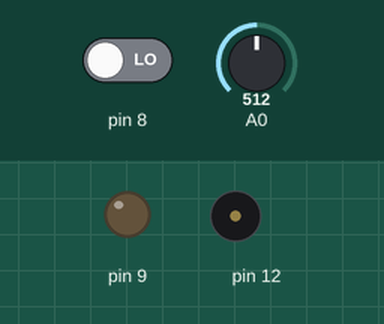
Recording of a sketch running on a simulated Arduino Uno, built with avr-gcc and run on an emulated ATmega328P. Parts: output pins drawn as LEDs (lit = HIGH), buzzer (waves = sounding). Inputs (shaded band) come from the test bench; at power-on: pin 8 LOW, A0 = 512. What the sketch prints to the serial monitor is not drawn.

Above: at 1.2 s.
1.3 s: pin 8 driven HIGH
At 1.9 s:
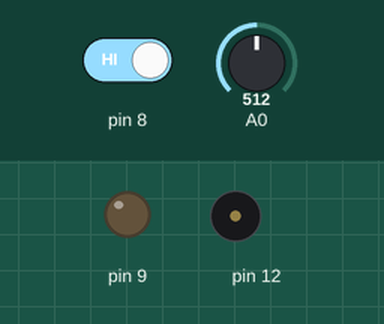
4.3 s: A0 set to 107
7.3 s: A0 set to 93
8.8 s: A0 set to 0
11.8 s: pin 8 driven LOW
At 12.5 s:
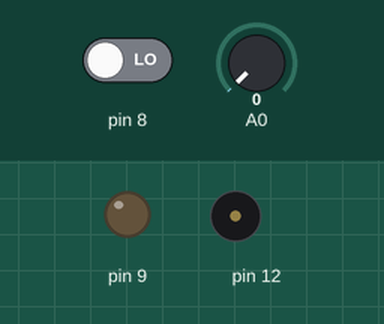
14.8 s: pin 8 driven HIGH
At 15.9 s:
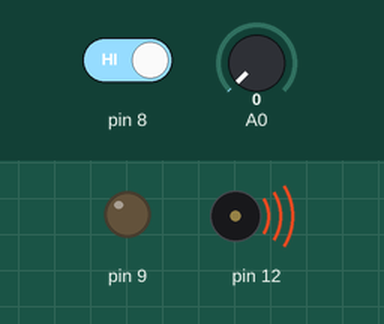
Timing chart, 0 to 65.3 s (numbered marks = the images above; inputs shaded):
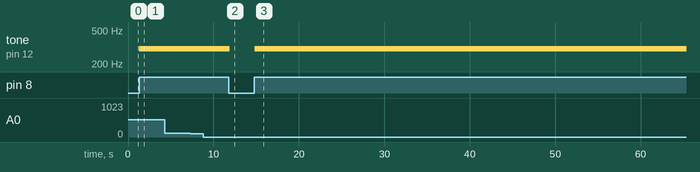

The sketch:

cool_jaiks_bojo1.ino
```cpp
void setup()
{
  Serial.begin(9600);
  pinMode(2, INPUT);
  pinMode(9, OUTPUT);
}

void loop()
{
  int motion=digitalRead(8);
  if(motion==1)
  {
    Serial.println("Motion detected");
    tone(12,300);
  }
  else
  {
    Serial.println("Nothing happpen");
    noTone(12);
  }
  double data=analogRead(A0);
  double n=data;
  Serial.print("Analog value = ");
  Serial.println(n);
  if(n==229)
  {
    tone(12,500);
  }
  else
  {
    noTone(12);
  }
}  
```

Measured:
- after the input at 1.3 s, tone on pin 12: alternates 300 Hz for 0.02 s and silent for 0.02 s, starting at once
- after the input at 11.8 s, tone on pin 12: goes on until 11.8 s, then stays silent
- after the input at 14.8 s, tone on pin 12: alternates 300 Hz for 0.02 s and silent for 0.02 s, starting at once
